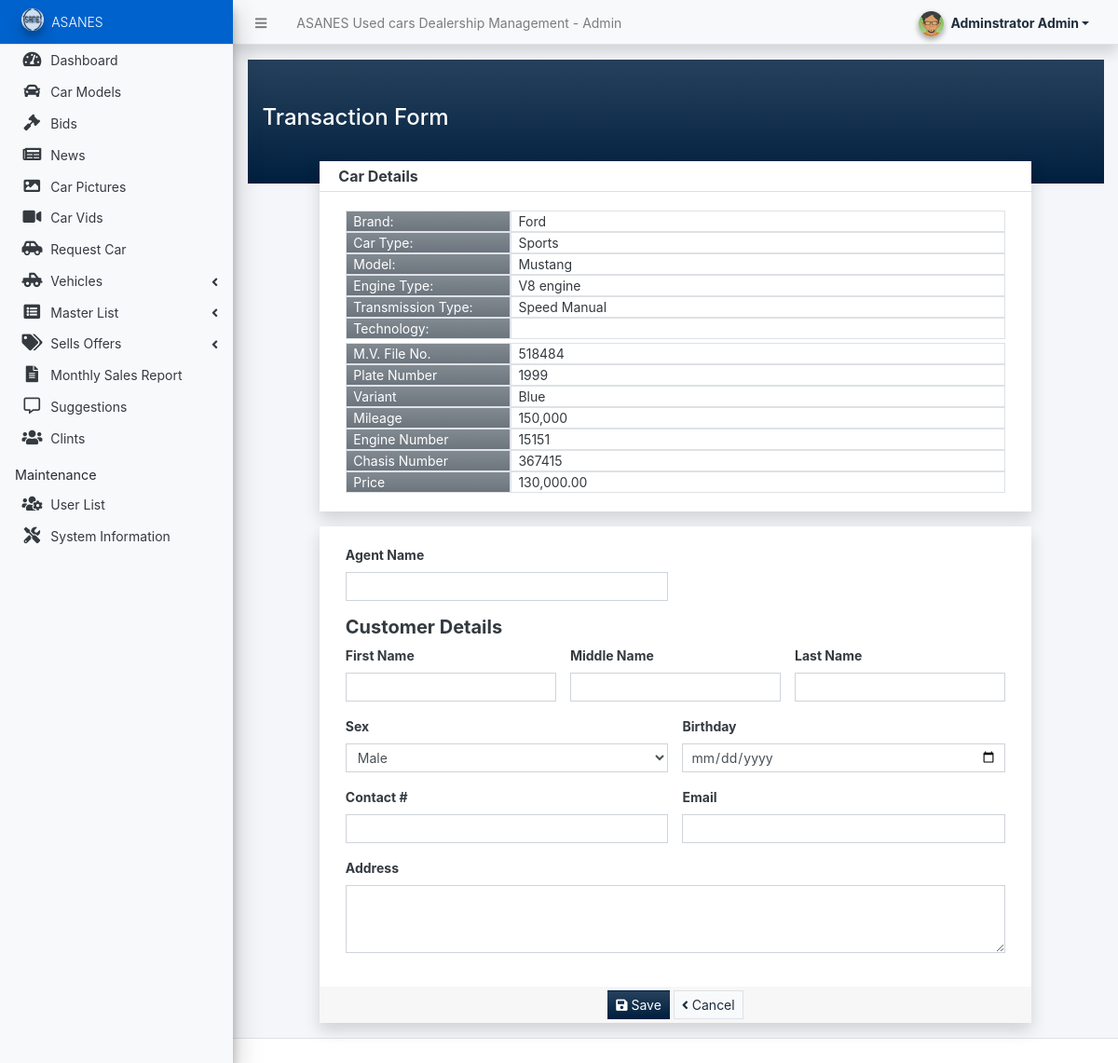
/admin/?page=vehicles/sell_vehicle&id=9 (signed in), run on the app's committed database.
### tables this page shows
CREATE TABLE `model_list` (
  `id` int(30) NOT NULL,
  `brand_id` int(30) NOT NULL,
  `model` text NOT NULL,
  `engine_type` text NOT NULL,
  `transmission_type` text NOT NULL,
  `car_type_id` int(30) NOT NULL,
  `status` tinyint(1) NOT NULL DEFAULT 1,
  `delete_flag` tinyint(1) NOT NULL DEFAULT 0,
  `date_created` datetime NOT NULL DEFAULT current_timestamp(),
  `date_updated` datetime NOT NULL DEFAULT current_timestamp() ON UPDATE current_timestamp()
);

CREATE TABLE `brand_list` (
  `id` int(30) NOT NULL,
  `name` text NOT NULL,
  `status` tinyint(1) NOT NULL DEFAULT 1,
  `delete_flag` tinyint(1) NOT NULL DEFAULT 0,
  `date_created` datetime NOT NULL DEFAULT current_timestamp(),
  `date_updated` datetime NOT NULL DEFAULT current_timestamp() ON UPDATE current_timestamp()
);

CREATE TABLE `car_type_list` (
  `id` int(30) NOT NULL,
  `name` text NOT NULL,
  `status` tinyint(1) NOT NULL DEFAULT 1,
  `delete_flag` tinyint(1) NOT NULL DEFAULT 0,
  `date_created` datetime NOT NULL DEFAULT current_timestamp(),
  `date_updated` datetime NOT NULL DEFAULT current_timestamp() ON UPDATE current_timestamp()
);

### config.php (called while the page is built, shortened)
<?php
function format_num($number = '' , $decimal = ''){
    if(is_numeric($number)){
        $ex = explode(".",$number);
        $decLen = isset($ex[1]) ? strlen($ex[1]) : 0;
        if(is_numeric($decimal)){
            return number_format($number,$decimal);
        }else{
            return number_format($number,$decLen);
        }
    }else{
        return "Invalid Input";
    }
}
?>

### admin/vehicles/sell_vehicle.php (the view, shortened to what this page needs)
<?php
if(isset($model_id)){
	$model_qry = $conn->query("SELECT m.*, b.name as `brand`, ct.name as `car_type` from `model_list` m inner join brand_list b on m.brand_id = b.id inner join car_type_list ct on m.car_type_id = ct.id where m.id = '{$model_id}'");
	if($model_qry->num_rows > 0){
		foreach($model_qry->fetch_assoc() as $k => $v){
			$model[$k]=$v;
		}
	}
}
?>
<div class="content py-5 px-3 bg-gradient-navy">
	<h4 class="font-wight-bolder">Transaction Form</h4>
</div>
<div class="row mt-n4 align-items-center justify-content-center flex-column">
	<div class="col-lg-10 col-md-11 col-sm-12 col-xs-12">
		<div class="card rounded-0 shadow">
			<div class="card-header py-1">
				<div class="card-title"><b>Car Details</b></div>
			</div>
			<div class="card-body">
				<div class="container-fluid">
					<div class="d-flex w-100">
						<div class="col-3 mb-0 border bg-gradient-secondary">Brand:</div>
						<div class="col-9 mb-0 border"><?= isset($model['brand']) ? $model['brand'] : '' ?></div>
					</div>
					<div class="d-flex w-100">
						<div class="col-3 mb-0 border bg-gradient-secondary">Car Type:</div>
						<div class="col-9 mb-0 border"><?= isset($model['car_type']) ? $model['car_type'] : '' ?></div>
					</div>
					<div class="d-flex w-100">
						<div class="col-3 mb-0 border bg-gradient-secondary">Model:</div>
						<div class="col-9 mb-0 border"><?= isset($model['model']) ? $model['model'] : '' ?></div>
					</div>
					<div class="d-flex w-100">
						<div class="col-3 mb-0 border bg-gradient-secondary">Engine Type:</div>
						<div class="col-9 mb-0 border"><?= isset($model['engine_type']) ? $model['engine_type'] : '' ?></div>
					</div>
					<div class="d-flex w-100">
						<div class="col-3 mb-0 border bg-gradient-secondary">Transmission Type:</div>
						<div class="col-9 mb-0 border"><?= isset($model['transmission_type']) ? $model['transmission_type'] : '' ?></div>
					</div>
					<div class="d-flex w-100">
						<div class="col-3 mb-0 border bg-gradient-secondary">Technology:</div>
						<div class="col-9 mb-0 border"><?= isset($model['technology']) ? htmlspecialchars_decode($model['technology']) : '' ?></div>
					</div>
					<div class="d-flex w-100">
						<div class="col-3 mb-0 border bg-gradient-secondary">M.V. File No.</div>
						<div class="col-9 mb-0 border"><?= isset($mv_number) ? $mv_number : '' ?></div>
					</div>
					<div class="d-flex w-100">
						<div class="col-3 mb-0 border bg-gradient-secondary">Plate Number</div>
						<div class="col-9 mb-0 border"><?= isset($plate_number) ? $plate_number : '' ?></div>
					</div>
					<div class="d-flex w-100">
						<div class="col-3 mb-0 border bg-gradient-secondary">Variant</div>
						<div class="col-9 mb-0 border"><?= isset($variant) ? $variant : '' ?></div>
					</div>
					<div class="d-flex w-100">
						<div class="col-3 mb-0 border bg-gradient-secondary">Mileage</div>
						<div class="col-9 mb-0 border"><?= isset($mileage) ? ($mileage > 0 ? format_num($mileage) : $mileage) : '' ?></div>
					</div>
					<div class="d-flex w-100">
						<div class="col-3 mb-0 border bg-gradient-secondary">Engine Number</div>
						<div class="col-9 mb-0 border"><?= isset($engine_number) ? $engine_number : '' ?></div>
					</div>
					<div class="d-flex w-100">
						<div class="col-3 mb-0 border bg-gradient-secondary">Chasis Number</div>
						<div class="col-9 mb-0 border"><?= isset($chasis_number) ? $chasis_number : '' ?></div>
					</div>
					<div class="d-flex w-100">
						<div class="col-3 mb-0 border bg-gradient-secondary">Price</div>
						<div class="col-9 mb-0 border"><?= isset($price) ? format_num($price, 2) : '' ?></div>
					</div>
				</div>
			</div>
		</div>
		<div class="card rounded-0 shadow">
			<div class="card-body">
				<div class="container-fluid">
					<form action="" id="transaction-form">
						<div class="row">
							<div class="form-group col-lg-6 col-md-6 col-sm-12 col-xs-12">
								<label for="agent_name" class="control-label">Agent Name</label>
								<input type="text" name="agent_name" id="agent_name" class="form-control form-control-sm rounded-0" value="<?php echo isset($transaction['agent_name']) ? $transaction['agent_name'] : ''; ?>"  required/>
							</div>
						</div>
						<h5><b>Customer Details</b></h5>
						<div class="row">
							<div class="form-group col-lg-4 col-md-4 col-sm-12 col-xs-12">
								<label for="firstname" class="control-label">First Name</label>
								<input type="text" name="firstname" id="firstname" class="form-control form-control-sm rounded-0" value="<?php echo isset($transaction['firstname']) ? $transaction['firstname'] : ''; ?>"  required/>
							</div>
							<div class="form-group col-lg-4 col-md-4 col-sm-12 col-xs-12">
								<label for="middlename" class="control-label">Middle Name</label>
								<input type="text" name="middlename" id="middlename" class="form-control form-control-sm rounded-0" value="<?php echo isset($transaction['middlename']) ? $transaction['middlename'] : ''; ?>" />
							</div>
							<div class="form-group col-lg-4 col-md-4 col-sm-12 col-xs-12">
								<label for="lastname" class="control-label">Last Name</label>
								<input type="text" name="lastname" id="lastname" class="form-control form-control-sm rounded-0" value="<?php echo isset($transaction['lastname']) ? $transaction['lastname'] : ''; ?>"  required/>
							</div>
						</div>
						<div class="row">
							<div class="form-group col-lg-6 col-md-6 col-sm-12 col-xs-12">
								<label for="sex" class="control-label">Sex</label>
								<select name="sex" id="sex" class="form-control form-control-sm rounded-0" required="required">
									<option value="Male" <?= isset($sex) && $sex == 'Male' ? 'selected' : '' ?>>Male</option>
								</select>
							</div>
							<div class="form-group col-lg-6 col-md-6 col-sm-12 col-xs-12">
								<label for="dob" class="control-label">Birthday</label>
								<input type="date" name="dob" id="dob" class="form-control form-control-sm rounded-0" value="<?php echo isset($transaction['dob']) ? $transaction['dob'] : ''; ?>"  required/>
							</div>
						</div>
						<div class="row">
							<div class="form-group col-lg-6 col-md-6 col-sm-12 col-xs-12">
								<label for="contact" class="control-label">Contact #</label>
								<input type="text" name="contact" id="contact" class="form-control form-control-sm rounded-0" value="<?php echo isset($transaction['contact']) ? $transaction['contact'] : ''; ?>"  required/>
							</div>
							<div class="form-group col-lg-6 col-md-6 col-sm-12 col-xs-12">
								<label for="email" class="control-label">Email</label>
								<input type="email" name="email" id="email" class="form-control form-control-sm rounded-0" value="<?php echo isset($transaction['email']) ? $transaction['email'] : ''; ?>" />
							</div>
						</div>
						<div class="row">
							<div class="form-group col-lg-12 col-md-12 col-sm-12 col-xs-12">
								<label for="address" class="control-label">Address</label>
								<textarea rows="3" name="address" id="address" class="form-control form-control-sm rounded-0" required><?php echo isset($transaction['address']) ? $transaction['address'] : ''; ?></textarea>
							</div>
						</div>
					</form>
				</div>
			</div>
			<div class="card-footer py-1 text-center">
				<button class="btn btn-flat btn-sm btn-navy bg-gradient-navy" form="transaction-form"><i class="fa fa-save"></i> Save</button>
				<?php if(isset($transaction['id']) && $transaction['id']): ?>
				<a class="btn btn-flat btn-sm btn-light bg-gradient-light border" href="./?page=vehicles/view_transaction&id=<?= isset($transaction['id']) ? $transaction['id'] : '' ?>"><i class="fa fa-angle-left"></i> Cancel</a>
				<?php else: ?>
				<a class="btn btn-flat btn-sm btn-light bg-gradient-light border" href="./?page=vehicles"><i class="fa fa-angle-left"></i> Cancel</a>
				<?php endif; ?>
			</div>
		</div>
	</div>
</div>

### data on the page
model_list: brand.name "Ford", car_type.name "Sports", model "Mustang", engine_type "V8 engine", transmission_type "Speed Manual"

### other printed values
$_settings->info('name') "ASANES Used cars Dealership Management"
$_settings->userdata('firstname').' '.$_settings->userdata('lastname') "Adminstrator Admin"
$_settings->info('short_name') "ASANES"
$mv_number "518484"
$plate_number "1999"
$variant "Blue"
format_num($mileage) "150,000"
$engine_number "15151"
$chasis_number "367415"
format_num($price, 2) "130,000.00"
